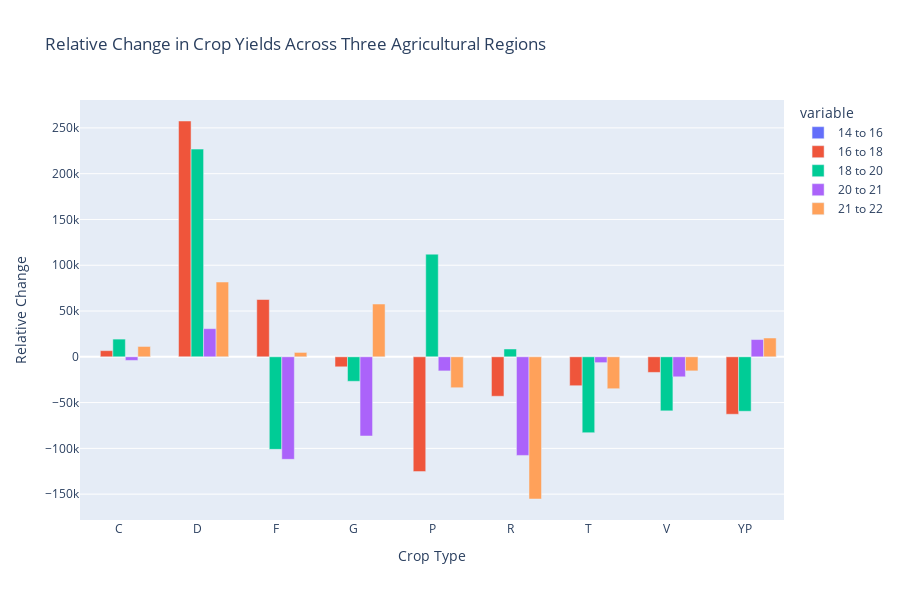

The cell this chart's notebook holds for it:
### Code cell
fig = px.bar(df, x=df.index, y=df.columns, title="Absolute Change in Crop Yields Across Three Agricultural Regions", labels={'index': 'Crop Type', 'value': 'Absolute Change'}, height=600,barmode='group')
fig.show()

### Figure 1 — Plotly figure (JSON) as saved in the notebook; plotly's stock layout.template omitted (floating-point values rounded to 4 significant figures)
{"data": [{"alignmentgroup": "True", "hovertemplate": "variable=14 to 16<br>Crop Type=%{x}<br>Relative Change=%{y}<extra></extra>", "legendgroup": "14 to 16", "marker": {"color": "#636efa", "pattern": {"shape": ""}}, "name": "14 to 16", "offsetgroup": "14 to 16", "orientation": "v", "showlegend": true, "textposition": "auto", "type": "bar", "x": ["C", "D", "F", "G", "P", "R", "T", "V", "YP"], "xaxis": "x", "y": [null, null, null, null, null, null, null, null, null], "yaxis": "y"}, {"alignmentgroup": "True", "hovertemplate": "variable=16 to 18<br>Crop Type=%{x}<br>Relative Change=%{y}<extra></extra>", "legendgroup": "16 to 18", "marker": {"color": "#EF553B", "pattern": {"shape": ""}}, "name": "16 to 18", "offsetgroup": "16 to 18", "orientation": "v", "showlegend": true, "textposition": "auto", "type": "bar", "x": ["C", "D", "F", "G", "P", "R", "T", "V", "YP"], "xaxis": "x", "y": [6710.0, 257500.0, 62570.0, -10940.0, -125400.0, -43090.0, -31590.0, -17050.0, -62760.0], "yaxis": "y"}, {"alignmentgroup": "True", "hovertemplate": "variable=18 to 20<br>Crop Type=%{x}<br>Relative Change=%{y}<extra></extra>", "legendgroup": "18 to 20", "marker": {"color": "#00cc96", "pattern": {"shape": ""}}, "name": "18 to 20", "offsetgroup": "18 to 20", "orientation": "v", "showlegend": true, "textposition": "auto", "type": "bar", "x": ["C", "D", "F", "G", "P", "R", "T", "V", "YP"], "xaxis": "x", "y": [19330.0, 226800.0, -101100.0, -26760.0, 112100.0, 8531.0, -82900.0, -59030.0, -59470.0], "yaxis": "y"}, {"alignmentgroup": "True", "hovertemplate": "variable=20 to 21<br>Crop Type=%{x}<br>Relative Change=%{y}<extra></extra>", "legendgroup": "20 to 21", "marker": {"color": "#ab63fa", "pattern": {"shape": ""}}, "name": "20 to 21", "offsetgroup": "20 to 21", "orientation": "v", "showlegend": true, "textposition": "auto", "type": "bar", "x": ["C", "D", "F", "G", "P", "R", "T", "V", "YP"], "xaxis": "x", "y": [-3950.0, 30730.0, -112000.0, -86500.0, -15400.0, -107700.0, -6378.0, -21840.0, 18840.0], "yaxis": "y"}, {"alignmentgroup": "True", "hovertemplate": "variable=21 to 22<br>Crop Type=%{x}<br>Relative Change=%{y}<extra></extra>", "legendgroup": "21 to 22", "marker": {"color": "#FFA15A", "pattern": {"shape": ""}}, "name": "21 to 22", "offsetgroup": "21 to 22", "orientation": "v", "showlegend": true, "textposition": "auto", "type": "bar", "x": ["C", "D", "F", "G", "P", "R", "T", "V", "YP"], "xaxis": "x", "y": [11290.0, 81670.0, 4773.0, 57650.0, -33770.0, -155300.0, -34880.0, -15380.0, 20530.0], "yaxis": "y"}], "layout": {"barmode": "group", "height": 600, "legend": {"title": {"text": "variable"}, "tracegroupgap": 0}, "title": {"text": "Relative Change in Crop Yields Across Three Agricultural Regions"}, "xaxis": {"anchor": "y", "domain": [0, 1], "title": {"text": "Crop Type"}}, "yaxis": {"anchor": "x", "domain": [0, 1], "title": {"text": "Relative Change"}}}}
